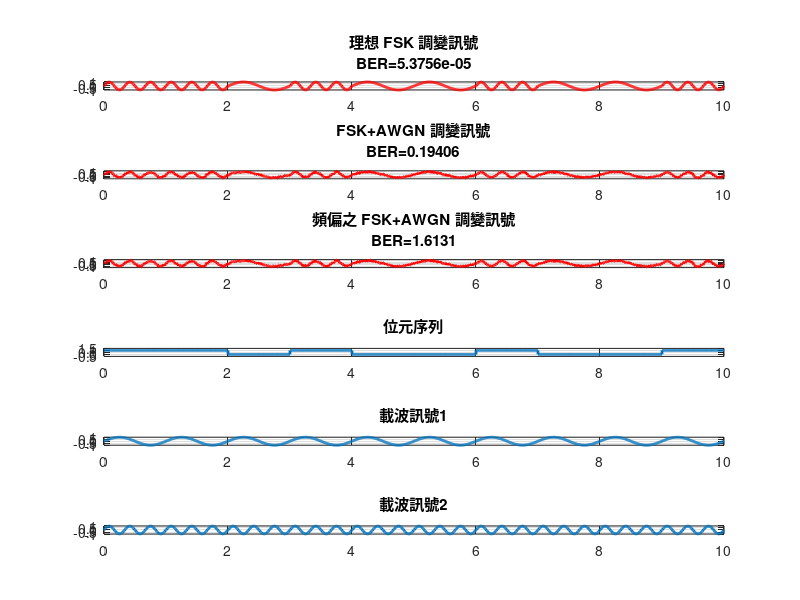

Here is the MATLAB script that generated this plot:
clc
clear all;

fs = 100;     %取樣頻率
t = 0:1/fs:1; %時間間隔
snr=15;       %訊雜比
df_T=0.3;

%設定位元數
N = 10;

%設定FSK頻率差 
f1 = 1;
f2 = 3;

%生成隨機訊號
bit_sequence=round(rand(1,N));

%創建容器
time = [];
digital_signal = [];
FSKmod = [];
carrier1_signal = [];
carrier2_signal = [];

%產生訊號
for ii = 1:1:N %1:10

    if bit_sequence(ii) == 0
        bit = zeros(1,length(t));
    else
        bit = ones(1,length(t));
    end
    digital_signal = [digital_signal bit];
    
    %產生FSK訊號
    if bit_sequence(ii) == 0
        bit = sin(2*pi*f1*t);
    elseif bit_sequence(ii) == 1
        bit = sin(2*pi*f2*t);
    end
    FSKmod = [FSKmod bit];
    
    %生成載波1
    carrier1 = sin(2*pi*f1*t); % f1=1 % t=0:1/fs:1
    carrier1_signal = [carrier1_signal carrier1];

    %生成載波2
    carrier2 = sin(2*pi*f2*t); % f2=2 % t=0:1/fs:1
    carrier2_signal = [carrier2_signal carrier2];

    time = [time t]; %時間間隔 1/fs =0.01
    t = t + 1;
end

%加入AWGN Noise
FSK_AWGN=awgn(FSKmod,snr);

%Channel fading coefficients
K=exp(-j*2*pi*df_T);
FSK_off=FSKmod*K;

%頻偏後加入AWGN Noise
FSK_offset=awgn(FSK_off,snr);

%計算理論BER
BER_FSK=1/2*erfc(sqrt(snr/2)); 

% 計算加入雜訊之BER
BER_FSK_AWGN=abs(FSK_AWGN-FSKmod)/abs(FSKmod);

% 計算頻偏後加入雜訊之BER
BER_FSK_offset=abs(FSK_offset-FSKmod)/abs(FSKmod);

%繪圖
subplot(6,1,1);
plot(time,FSKmod,'r','linewidth',2);
title({'理想 FSK 調變訊號',['BER=',num2str(BER_FSK)] })
grid on;
axis tight;

subplot(6,1,2);
plot(time,FSK_AWGN,'r','linewidth',2);
title({'FSK+AWGN 調變訊號',['BER=',num2str(BER_FSK_AWGN)] })
grid on;
axis tight;

subplot(6,1,3);
plot(time,FSK_AWGN,'r','linewidth',2);
title({'頻偏之 FSK+AWGN 調變訊號',['BER=',num2str(BER_FSK_offset)] })
grid on;
axis tight;

subplot(6,1,4);
plot(time,digital_signal,'linewidth',2);% linewidth:調整線條粗度
title('位元序列')
grid on;
axis([0 time(end) -0.5 1.5]);

subplot(6,1,5);
plot(time,carrier1_signal,'linewidth',2);
title('載波訊號1')
grid on;
axis tight;

subplot(6,1,6);
plot(time,carrier2_signal,'linewidth',2);
title('載波訊號2')
grid on;
axis tight;
